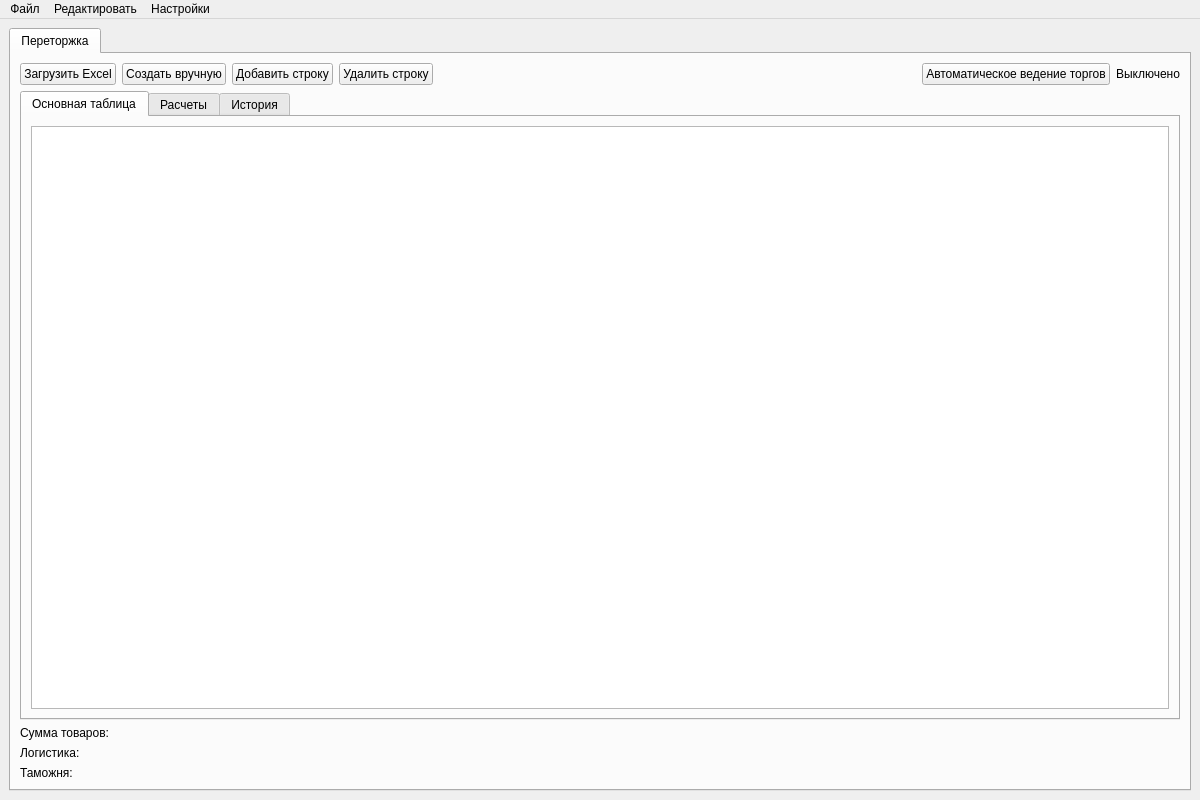
<?xml version="1.0" encoding="UTF-8"?>
<ui version="4.0">
 <class>MainWindow</class>
 <widget class="QMainWindow" name="MainWindow">
  <property name="geometry">
   <rect>
    <x>0</x>
    <y>0</y>
    <width>1200</width>
    <height>800</height>
   </rect>
  </property>
  <property name="windowTitle">
   <string>Переторжка</string>
  </property>
  <widget class="QWidget" name="centralWidget">
   <layout class="QVBoxLayout" name="verticalLayout">
    <item>
     <widget class="QTabWidget" name="mainTabs">
      <property name="sizePolicy">
       <sizepolicy hsizetype="Expanding" vsizetype="Expanding">
        <horstretch>0</horstretch>
        <verstretch>0</verstretch>
       </sizepolicy>
      </property>
      <property name="currentIndex">
       <number>0</number>
      </property>
      <widget class="QWidget" name="tabRetrading">
       <attribute name="title">
        <string>Переторжка</string>
       </attribute>
       <layout class="QVBoxLayout" name="retradingLayout" stretch="0,1,0">
        <item>
         <layout class="QHBoxLayout" name="topControlsLayout">
          <item>
           <widget class="QPushButton" name="btnLoadExcel">
            <property name="text">
             <string>Загрузить Excel</string>
            </property>
           </widget>
          </item>
          <item>
           <widget class="QPushButton" name="btnManualCreate">
            <property name="text">
             <string>Создать вручную</string>
            </property>
           </widget>
          </item>
          <item>
           <widget class="QPushButton" name="btnAddRow">
            <property name="text">
             <string>Добавить строку</string>
            </property>
           </widget>
          </item>
          <item>
           <widget class="QPushButton" name="btnDeleteRow">
            <property name="text">
             <string>Удалить строку</string>
            </property>
           </widget>
          </item>
          <item>
           <spacer name="topControlsSpacer">
            <property name="orientation">
             <enum>Qt::Orientation::Horizontal</enum>
            </property>
            <property name="sizeHint" stdset="0">
             <size>
              <width>40</width>
              <height>20</height>
             </size>
            </property>
           </spacer>
          </item>
          <item>
           <widget class="QPushButton" name="btnAutoTrading">
            <property name="text">
             <string>Автоматическое ведение торгов</string>
            </property>
           </widget>
          </item>
          <item>
           <widget class="QLabel" name="lblAutoStatus">
            <property name="text">
             <string>Выключено</string>
            </property>
           </widget>
          </item>
         </layout>
        </item>
        <item>
         <widget class="QTabWidget" name="retradingInnerTabs">
          <property name="sizePolicy">
           <sizepolicy hsizetype="Expanding" vsizetype="Expanding">
            <horstretch>0</horstretch>
            <verstretch>0</verstretch>
           </sizepolicy>
          </property>
          <property name="currentIndex">
           <number>0</number>
          </property>
          <widget class="QWidget" name="tabMainTable">
           <attribute name="title">
            <string>Основная таблица</string>
           </attribute>
           <layout class="QVBoxLayout" name="mainTableLayout">
            <item>
             <widget class="QTableWidget" name="retradingTable">
              <property name="sizePolicy">
               <sizepolicy hsizetype="Expanding" vsizetype="Expanding">
                <horstretch>0</horstretch>
                <verstretch>0</verstretch>
               </sizepolicy>
              </property>
              <property name="alternatingRowColors">
               <bool>true</bool>
              </property>
              <property name="rowCount">
               <number>0</number>
              </property>
              <property name="columnCount">
               <number>0</number>
              </property>
             </widget>
            </item>
           </layout>
          </widget>
          <widget class="QWidget" name="tabCalculations">
           <attribute name="title">
            <string>Расчеты</string>
           </attribute>
           <layout class="QVBoxLayout" name="calculationsLayout">
            <item>
             <widget class="QTableWidget" name="calculationsTable">
              <property name="sizePolicy">
               <sizepolicy hsizetype="Expanding" vsizetype="Expanding">
                <horstretch>0</horstretch>
                <verstretch>0</verstretch>
               </sizepolicy>
              </property>
              <property name="alternatingRowColors">
               <bool>true</bool>
              </property>
              <property name="rowCount">
               <number>0</number>
              </property>
              <property name="columnCount">
               <number>0</number>
              </property>
             </widget>
            </item>
           </layout>
          </widget>
          <widget class="QWidget" name="tabHistory">
           <attribute name="title">
            <string>История</string>
           </attribute>
          </widget>
         </widget>
        </item>
        <item>
         <layout class="QVBoxLayout" name="totalsLayout">
          <item>
           <widget class="QLabel" name="lblTotalPrice">
            <property name="text">
             <string>Сумма товаров:</string>
            </property>
           </widget>
          </item>
          <item>
           <widget class="QLabel" name="lblLogistics">
            <property name="text">
             <string>Логистика:</string>
            </property>
           </widget>
          </item>
          <item>
           <widget class="QLabel" name="lblCustoms">
            <property name="text">
             <string>Таможня:</string>
            </property>
           </widget>
          </item>
         </layout>
        </item>
       </layout>
      </widget>
     </widget>
    </item>
   </layout>
  </widget>
  <widget class="QMenuBar" name="menubar">
   <property name="geometry">
    <rect>
     <x>0</x>
     <y>0</y>
     <width>1200</width>
     <height>24</height>
    </rect>
   </property>
   <widget class="QMenu" name="menuFile">
    <property name="title">
     <string>Файл</string>
    </property>
   </widget>
   <widget class="QMenu" name="menuEdit">
    <property name="title">
     <string>Редактировать</string>
    </property>
    <addaction name="actionFitColumns"/>
   </widget>
   <widget class="QMenu" name="menuSettings">
    <property name="title">
     <string>Настройки</string>
    </property>
    <addaction name="actionSettings"/>
   </widget>
   <addaction name="menuFile"/>
   <addaction name="menuEdit"/>
   <addaction name="menuSettings"/>
  </widget>
  <addaction name="menubar"/>
  <action name="actionFitColumns">
   <property name="text">
    <string>Подогнать ширину столбцов</string>
   </property>
   <property name="shortcut">
    <string>Ctrl+Alt+A</string>
   </property>
  </action>
  <action name="actionSettings">
   <property name="text">
    <string>Настройки...</string>
   </property>
  </action>
 </widget>
 <resources/>
 <connections/>
</ui>
